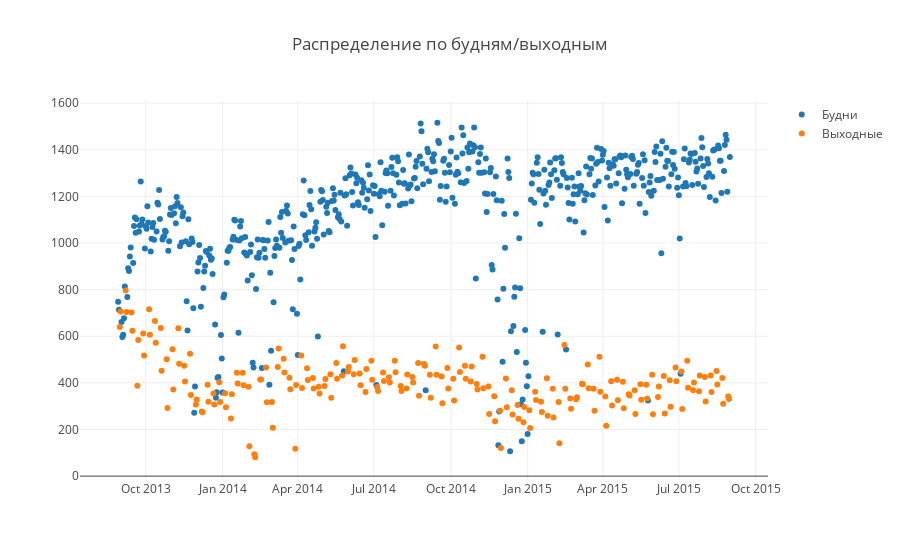

Here is the notebook cell this chart was saved with:
### Code cell
trace0 = go.Scatter(
    x = trip_weekday.index,
    y = trip_weekday['trips'],
    mode = 'markers',
    name='Будни'
)

trace1 = go.Scatter(
    x = trip_weekend.index,
    y = trip_weekend['trips'],
    mode = 'markers',
    name='Выходные'
)

data = [trace0, trace1]
layout = {'title': 'Распределение по будням/выходным'}
fig = dict(data=data, layout=layout)
iplot(fig, show_link=False)

### Figure 1 — Plotly figure (JSON) as saved in the notebook; plotly's stock layout.template omitted (floating-point values rounded to 4 significant figures; data arrays with more than 128 entries replaced by an {"elided": "..."} marker saying what was removed)
{"data": [{"mode": "markers", "name": "Будни", "type": "scatter", "x": {"elided": "523 str values"}, "y": {"elided": "523 int values"}}, {"mode": "markers", "name": "Выходные", "type": "scatter", "x": {"elided": "210 str values"}, "y": {"elided": "210 int values"}}], "layout": {"title": "Распределение по будням/выходным"}}
